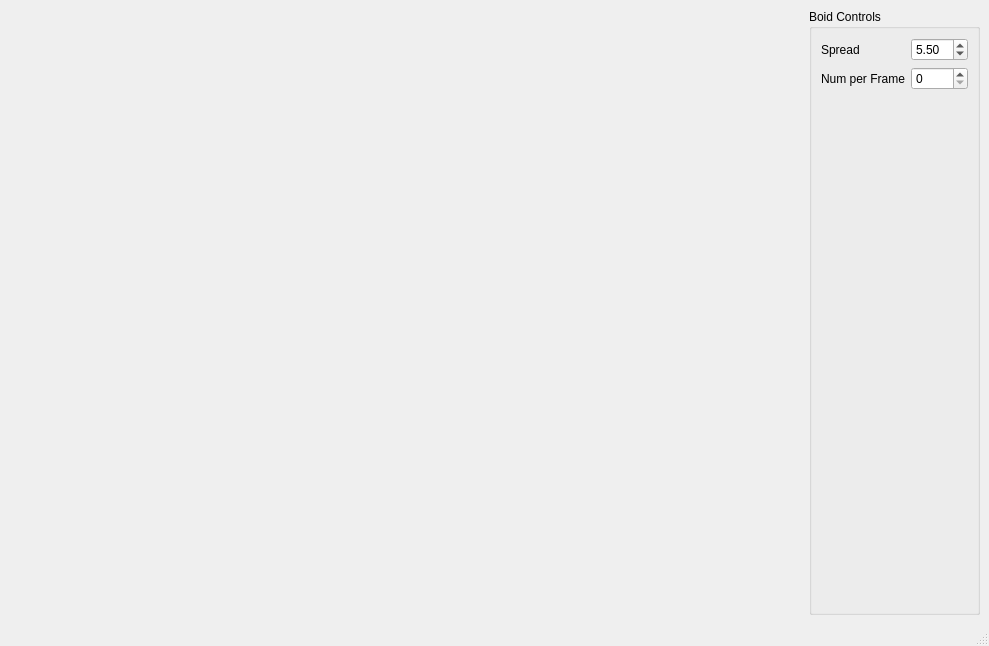
<?xml version="1.0" encoding="UTF-8"?>
<ui version="4.0">
 <!-- Main window class for Boids application -->
 <class>MainWindow</class>
 <widget class="QMainWindow" name="MainWindow">
  <!-- Set initial window size and position -->
  <property name="geometry">
   <rect>
    <x>0</x>
    <y>0</y>
    <width>989</width>
    <height>646</height>
   </rect>
  </property>
  <!-- Window title -->
  <property name="windowTitle">
   <string>Boids</string>
  </property>

  <!-- Central widget acts as container for all controls -->
  <widget class="QWidget" name="centralwidget">
   <!-- Main grid layout for the central widget -->
   <layout class="QGridLayout" name="m_mainWindowGridLayout">

    <!-- Spacer in column 0 for padding on left -->
    <item row="0" column="0">
     <spacer name="horizontalSpacer">
      <property name="orientation">
       <enum>Qt::Horizontal</enum>
      </property>
      <property name="sizeHint" stdset="0">
       <size>
        <width>40</width>
        <height>20</height>
       </size>
      </property>
     </spacer>
    </item>

    <!-- Group box containing Boid control widgets in column 1 -->
    <item row="0" column="1">
     <widget class="QGroupBox" name="groupBox">
      <property name="title">
       <string>Boid Controls</string>
      </property>

      <!-- Use form layout inside group box for label-control pairs -->
      <layout class="QFormLayout" name="formLayout">

       <!-- Row 1: Spread control -->
       <item row="1" column="0">
        <!-- Label for Spread control, use descriptive name -->
        <widget class="QLabel" name="labelSpread">
         <property name="text">
          <string>Spread</string>
         </property>
        </widget>
       </item>
       <item row="1" column="1">
        <!-- Double spin box for Spread value -->
        <widget class="QDoubleSpinBox" name="m_spread">
         <property name="singleStep">
          <double>0.1</double>
         </property>
         <property name="value">
          <double>5.5</double>
         </property>
         <!-- Add reasonable min/max if needed -->
         <property name="minimum">
          <double>0.0</double>
         </property>
         <property name="maximum">
          <double>20.0</double>
         </property>
        </widget>
       </item>

       <!-- Row 2: Number of particles per frame -->
       <item row="2" column="0">
        <!-- Label for num per frame, improved naming -->
        <widget class="QLabel" name="labelNumPerFrame">
         <property name="text">
          <string>Num per Frame</string>
         </property>
        </widget>
       </item>
       <item row="2" column="1">
        <!-- Spin box for integer number per frame -->
        <widget class="QSpinBox" name="m_numPerFrame">
         <property name="minimum">
          <number>0</number>
         </property>
         <property name="maximum">
          <number>1000</number>
         </property>
         <property name="singleStep">
          <number>1</number>
         </property>
        </widget>
       </item>

       <!-- Row 3: Vertical spacer for spacing below controls -->
       <item row="3" column="1">
        <spacer name="verticalSpacer">
         <property name="orientation">
          <enum>Qt::Vertical</enum>
         </property>
         <property name="sizeHint" stdset="0">
          <size>
           <width>20</width>
           <height>40</height>
          </size>
         </property>
        </spacer>
       </item>

       <!-- Row 4: Additional vertical spacer -->
       <item row="4" column="1">
        <spacer name="verticalSpacer_2">
         <property name="orientation">
          <enum>Qt::Vertical</enum>
         </property>
         <property name="sizeHint" stdset="0">
          <size>
           <width>20</width>
           <height>40</height>
          </size>
         </property>
        </spacer>
       </item>

      </layout>
     </widget>
    </item>
   </layout>
  </widget>

  <!-- Standard menu bar -->
  <widget class="QMenuBar" name="menubar">
   <property name="geometry">
    <rect>
     <x>0</x>
     <y>0</y>
     <width>989</width>
     <height>24</height>
    </rect>
   </property>
  </widget>

  <!-- Standard status bar -->
  <widget class="QStatusBar" name="statusbar"/>
 </widget>

 <resources/>
 <connections/>
</ui>
